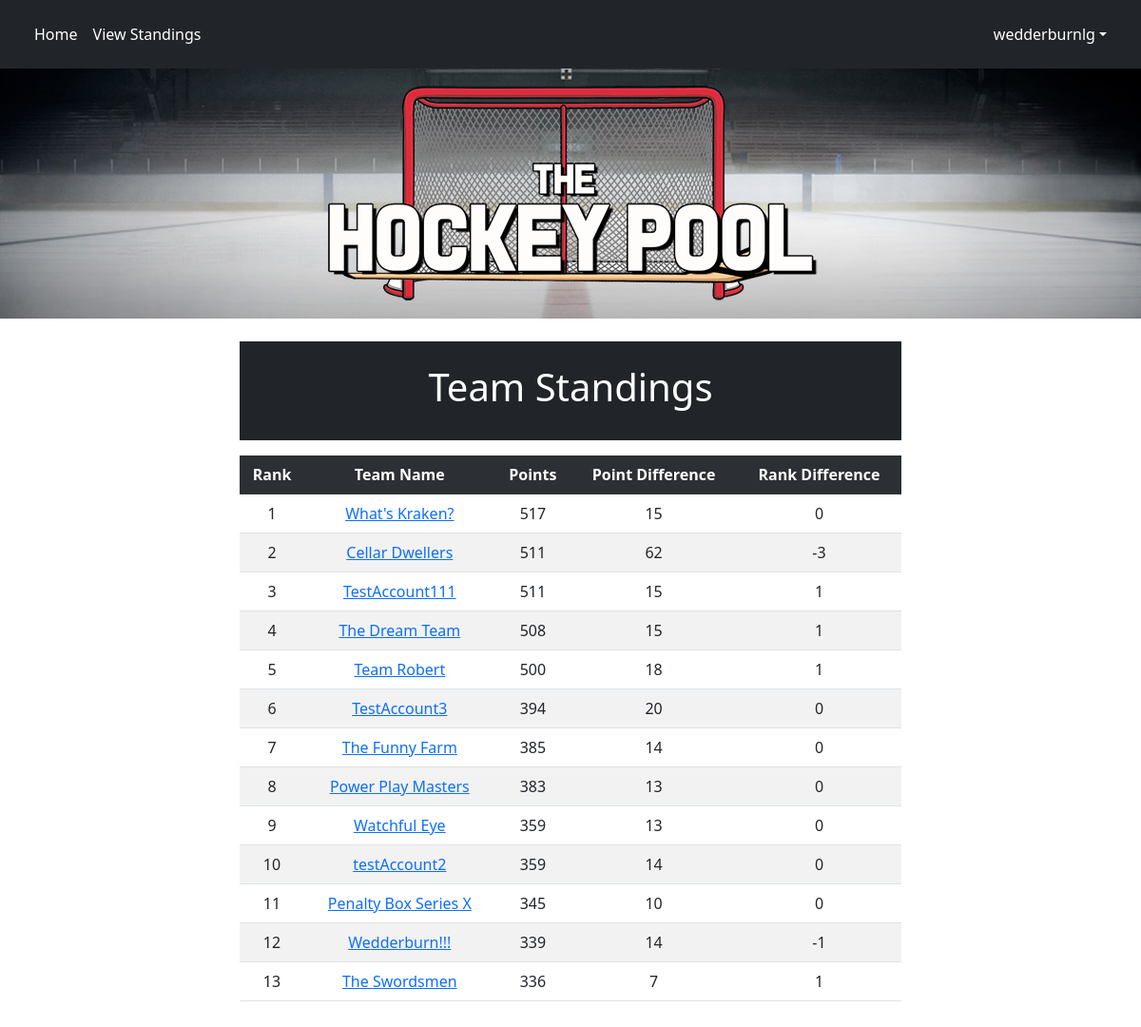
The page /teamStandings (signed in) on the database its author committed.
### tables this page shows
CREATE TABLE "poolTeams" (
	"teamID"	INTEGER NOT NULL,
	"teamName"	varchar(40) NOT NULL,
	"username"	varchar(30) NOT NULL,
	"player1"	INTEGER NOT NULL,
	"player2"	INTEGER NOT NULL,
	"player3"	INTEGER NOT NULL,
	"player4"	INTEGER NOT NULL,
	"player5"	INTEGER NOT NULL,
	"player6"	INTEGER NOT NULL,
	"player7"	INTEGER NOT NULL,
	"player8"	INTEGER NOT NULL,
	"player9"	INTEGER NOT NULL,
	"player10"	INTEGER NOT NULL,
	"player11"	INTEGER NOT NULL,
	"player12"	INTEGER NOT NULL,
	"player13"	INTEGER NOT NULL,
	"player14"	INTEGER NOT NULL,
	"player15"	INTEGER NOT NULL,
	"player16"	INTEGER NOT NULL,
	"player17"	INTEGER NOT NULL,
	"player18"	INTEGER NOT NULL,
	"player19"	INTEGER NOT NULL,
	"player20"	INTEGER NOT NULL,
	"player21"	INTEGER NOT NULL,
	"teamLogo"	TEXT NOT NULL,
	CONSTRAINT "poolTeams-fk-player15" FOREIGN KEY("player15") REFERENCES "players"("playerID"),
	CONSTRAINT "poolTeams-fk-player6" FOREIGN KEY("player6") REFERENCES "players"("playerID"),
	CONSTRAINT "poolTeams-fk-player11" FOREIGN KEY("player11") REFERENCES "players"("playerID"),
	CONSTRAINT "poolTeams-fk-player1" FOREIGN KEY("player1") REFERENCES "players"("playerID"),
	CONSTRAINT "poolTeams-fk-player3" FOREIGN KEY("player3") REFERENCES "players"("playerID"),
	CONSTRAINT "poolTeams-fk-player12" FOREIGN KEY("player12") REFERENCES "players"("playerID"),
	CONSTRAINT "poolTeams-fk-player20" FOREIGN KEY("player20") REFERENCES "players"("playerID"),
	CONSTRAINT "poolTeams-fk-users" FOREIGN KEY("username") REFERENCES "users"("username"),
	CONSTRAINT "poolTeams-fk-player13" FOREIGN KEY("player13") REFERENCES "players"("playerID"),
	CONSTRAINT "poolTeams-fk-player14" FOREIGN KEY("player14") REFERENCES "players"("playerID"),
	CONSTRAINT "poolTeams-fk-player18" FOREIGN KEY("player18") REFERENCES "players"("playerID"),
	CONSTRAINT "poolTeams-fk-player10" FOREIGN KEY("player10") REFERENCES "players"("playerID"),
	CONSTRAINT "poolTeams-fk-player9" FOREIGN KEY("player9") REFERENCES "players"("playerID"),
	CONSTRAINT "poolTeams-fk-player2" FOREIGN KEY("player2") REFERENCES "players"("playerID"),
	CONSTRAINT "poolTeams-fk-player5" FOREIGN KEY("player5") REFERENCES "players"("playerID"),
	CONSTRAINT "poolTeams-fk-player7" FOREIGN KEY("player7") REFERENCES "players"("playerID"),
	CONSTRAINT "poolTeams-fk-player19" FOREIGN KEY("player19") REFERENCES "players"("playerID"),
	CONSTRAINT "poolTeams-fk-player21" FOREIGN KEY("player21") REFERENCES "players"("playerID"),
	CONSTRAINT "poolTeams-fk-player4" FOREIGN KEY("player4") REFERENCES "players"("playerID"),
	CONSTRAINT "poolTeams-fk-player8" FOREIGN KEY("player8") REFERENCES "players"("playerID"),
	PRIMARY KEY("teamID" AUTOINCREMENT),
	CONSTRAINT "poolTeams-fk-player17" FOREIGN KEY("player17") REFERENCES "players"("playerID"),
	CONSTRAINT "poolTeams-fk-player16" FOREIGN KEY("player16") REFERENCES "players"("playerID")
);

CREATE TABLE "standings" (
	"teamID" 	int not NULL,
	"points"	int not NULL DEFAULT 0,
	"pointsYesterday"	int not NULL DEFAULT 0,
	"rank"	int not NULL DEFAULT 0,
	"rankYesterday"	int not NULL DEFAULT 0,
	PRIMARY KEY("teamID"),
	CONSTRAINT "standings-fk-teamID"
	FOREIGN KEY ("teamID")
    REFERENCES poolTeams ("teamID")
);

### application.py (the view)
@app.route("/teamStandings")
def teamStandings():
    while True:
        try:
            db.connect()
            teamStandings = db.getTeamStandings()
            return render_template("teamStandings.html", teamStandings=teamStandings, username=getUserInfo(),
                                   permission=getUserPermission(), userTeamID=getUserTeamID())
        except sqlite3.ProgrammingError:
            db.close()

### application.py (called while the page is built)
def userTeam():
    while (True):
        try:
            db.connect()
            username = None
            teamInPool = False
            if "username" in session:
                username = session["username"]
                if (db.checkForUserInPool(username)):
                    teamInPool = True
            return teamInPool
        except sqlite3.ProgrammingError:
            db.close()

def getUserTeamID():
    while (True):
        try:
            db.connect()
            username = None
            teamID = None
            if(userTeam()):
                username = session["username"]
                teamID = db.getUserPoolTeamID(username)
            return teamID
        except sqlite3.ProgrammingError:
            db.close()

def getUserInfo():
    username = None
    if "username" in session:
        username = session["username"]
    return username

def getUserPermission():
    permission = None
    if "permission" in session:
        permission = session["permission"]
    return permission

### db.py (called while the page is built, shortened)
def connect():
    global conn

def getTeamStandings():
    sql = '''Select pt.teamID, pt.teamName, s.points, s.pointsYesterday, s.rank, s.rankYesterday
                     From poolTeams pt join standings s
                        on pt.teamID = s.teamID
                    Order by s.points DESC'''
    try:
        with closing(conn.cursor()) as c:
            c.execute(sql)
            results = c.fetchall()
            standings = []
            for result in results:
                standings.append((result[0], result[1], result[2], result[3], result[4], result[5]))
            return standings
    except sqlite3.OperationalError as e:
        print("Error: Database could not be read. Program closing")
        print(e)

def checkForUserInPool(username):
    sql = '''Select * from poolTeams
                        where username = ?'''
    try:
        with closing(conn.cursor()) as c:
            c.execute(sql, (username,))
            results = c.fetchone()
            if (results):
                return True
            else:
                return False
    except sqlite3.OperationalError as e:
        print("Error: Database could not be read. Program closing")
        print(e)

### templates/teamStandings.html (shortened to what this page needs)
{% extends "base.html" %}
{% block content %}
    <div class="aligns-items-center justify-content-center pb-3" style="max-width: 700px; text-align: center">
        <div id="heading" class="mt-4 p-4 bg-dark text-white">
            <h1 style="text-align:center">Team Standings</h1>
        </div>
        <div class="pt-3">
            <table class="table table-striped w-100" style="text-align:center">
                <tr class="table-dark"><th scope="col">Rank</th><th scope="col">Team Name</th><th scope="col">Points</th><th scope="col">Point Difference</th><th scope="col">Rank Difference</th></tr>
                {% for team in teamStandings %}
                    <tr><td>{{team[4]}}</td><td><a href="{{ url_for('teamStats', teamID=team[0]) }}">{{team[1]}}</a></td><td>
                        {{team[2]}}</td><td>{{team[2]-team[3]}}</td><td>{{team[4]-team[5]}}</td></tr>
                {% endfor %}
            </table>
        </div>
    </div>
{% endblock %}

### templates/base.html (shortened to what this page needs)
<!DOCTYPE html>
<html>
  <head>
    <link
      rel="stylesheet"
      href="https://cdn.jsdelivr.net/npm/bootstrap@5.1.2/dist/css/bootstrap.min.css" rel="stylesheet"/>
    <link
      rel="stylesheet"
      href="https://stackpath.bootstrapcdn.com/font-awesome/4.7.0/css/font-awesome.min.css"
/>
      <link rel="stylesheet" type="text/css" href="{{ url_for('static', filename='css/styles.css') }}">
  </head>
  <body>
    <nav class="navbar navbar-expand-sm p-3 bg-dark text-white">
      <div class="container-fluid">
        <ul class="navbar-nav w-100">
          <li class="nav-item mr-auto">
            <a class="nav-link text-white" href="{{ url_for('index') }}">Home</a>
          </li>
          <li class="nav-item">
            <a class="nav-link text-white" href="{{ url_for('teamStandings') }}">View Standings</a>
          </li>
            {% if username is none %}
                <div class="collapse navbar-collapse bg-dark" id="">
                    <ul class="navbar-nav me-auto mb-2 mb-lg-0">
                    </ul>
                    <ul class="navbar-nav">
                        <li class="nav-item dropdown">
                            <a class="nav-link text-white" href="{{ url_for('login') }}">Login/Sign Up</a>
                        </li>
                    </ul>
                </div>
            {% else %}
            <div class="collapse navbar-collapse bg-dark" id="navbarContent">
                <ul class="navbar-nav">
                    <li class="nav-item dropdown">
                        <a class="nav-link dropdown-toggle text-white" href="#" id="navbarDropdown" role="button" data-bs-toggle="dropdown" aria-expanded="false">
                            {{ username }}</a>
                    </li>
                </ul>
            </div>
            {% endif %}
        </ul>
      </div>
    </nav>
    <div class="text-center" style="background-image: url({{ url_for('static', filename='images/banner-bg.jpg')}}); background-position: center; background-repeat: no-repeat; background-size: cover;">
        <img class="img-fluid" src="{{ url_for('static', filename='images/banner.png')}}">
    </div>
    <div class="container">{% block content %} {% endblock %}</div>
  </body>
</html>

### static/css/styles.css (style rules this page uses)
@media (min-width: 405px) { .navbar-expand-sm .navbar-collapse { display: flex !important; flex-basis: auto; } }
@media (min-width: 405px) { .navbar-expand-sm .navbar-nav { flex-direction: row; } }
@media (min-width: 405px) { .navbar-expand-sm .navbar-nav .nav-link { padding-right: 0.5rem; padding-left: 0.5rem; } }
@media (max-width: 3000px) { .container { max-width: 720px; } }

### rows shown on the page
poolTeams: username "wedderburnlg"
standings: rank "1", teamName "What's Kraken?", points "517", team[2]-team[3] "15", team[4]-team[5] "0"
standings: rank "2", teamName "Cellar Dwellers", points "511", team[2]-team[3] "62", team[4]-team[5] "-3"
standings: rank "3", teamName "TestAccount111", points "511", team[2]-team[3] "15", team[4]-team[5] "1"
standings: rank "4", teamName "The Dream Team", points "508", team[2]-team[3] "15", team[4]-team[5] "1"
standings: rank "5", teamName "Team Robert", points "500", team[2]-team[3] "18", team[4]-team[5] "1"
standings: rank "6", teamName "TestAccount3", points "394", team[2]-team[3] "20", team[4]-team[5] "0"
standings: rank "7", teamName "The Funny Farm", points "385", team[2]-team[3] "14", team[4]-team[5] "0"
standings: rank "8", teamName "Power Play Masters", points "383", team[2]-team[3] "13", team[4]-team[5] "0"
standings: rank "9", teamName "Watchful Eye", points "359", team[2]-team[3] "13", team[4]-team[5] "0"
standings: rank "10", teamName "testAccount2", points "359", team[2]-team[3] "14", team[4]-team[5] "0"
standings: rank "11", teamName "Penalty Box Series X", points "345", team[2]-team[3] "10", team[4]-team[5] "0"
standings: rank "12", teamName "Wedderburn!!!", points "339", team[2]-team[3] "14", team[4]-team[5] "-1"
standings: rank "13", teamName "The Swordsmen", points "336", team[2]-team[3] "7", team[4]-team[5] "1"
